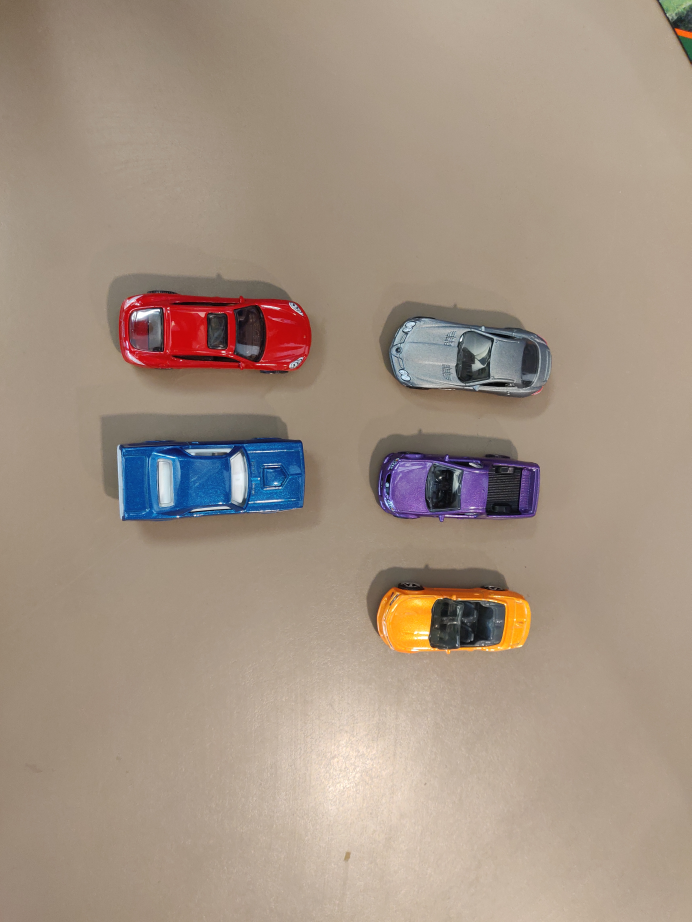
#> input picture toyCars2.jpg, 3456 x 4608 px (shown at 1/5 size)
$ python carDetection.py
#> lines starting #> are read from the running program, lines starting #| are printed output that depends on the picture; after the words box and inside, x2 and y2 are one past the last pixel; in counts of white or black regions, pixels touching at a corner belong together
import numpy as np
import cv2 as cv


car_cascade = cv.CascadeClassifier('cascade.xml')


img = cv.imread('toyCars2.jpg')
#> img is the input picture: shape (4608, 3456, 3); mean B, G, R 131.6, 146.5, 163.5
newImg = cv.resize(img, (480,640))
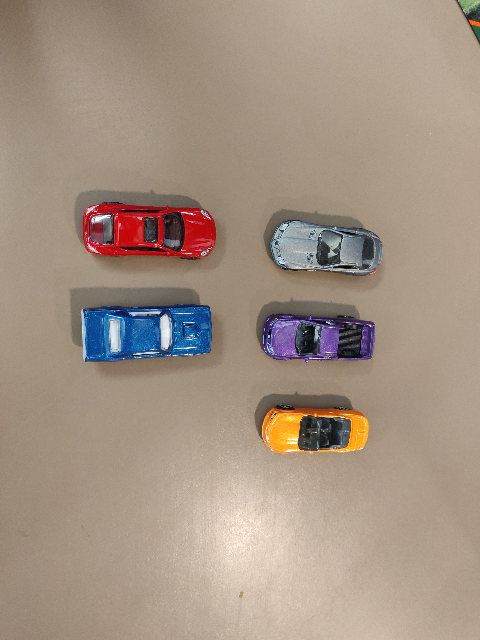
#> newImg: shape (640, 480, 3); mean B, G, R 131.5, 146.4, 163.4
#gray = cv.cvtColor(img, cv.COLOR_BGR2GRAY)
gray = cv.cvtColor(newImg, cv.COLOR_BGR2GRAY)
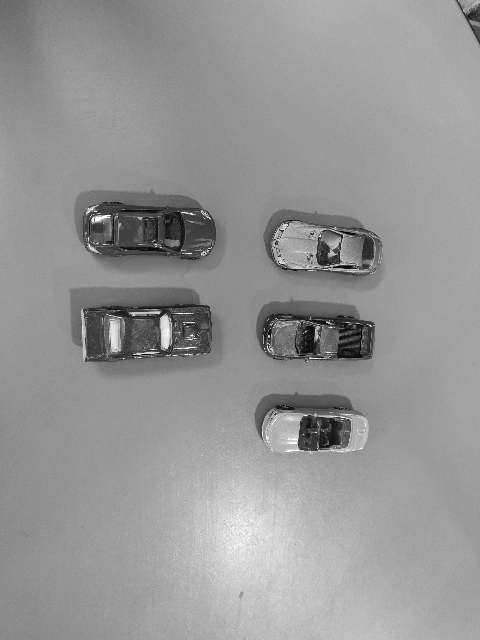
#> gray: shape (640, 480); min 0, max 255, mean 149.7

cars = car_cascade.detectMultiScale(gray, 1.01, 1)
#> cars = [[326, 308, 38, 38], [297, 170, 134, 134], [129, 147, 157, 157]]
for(x,y,w,h) in cars:
    #cv.rectangle(img,(x,y), (x+w, y+h), (255, 0, 0), 1)
	cv.rectangle(newImg,(x,y), (x+w, y+h), (255, 0, 0), 1)
#> this loop made 3 passes
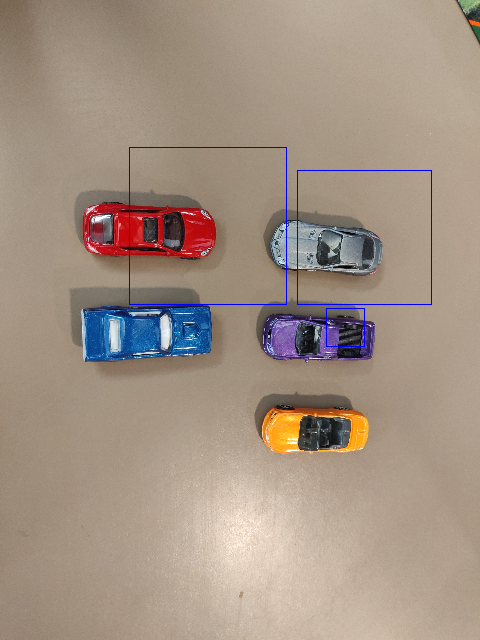
#> newImg: shape (640, 480, 3); 0.43% of pixels changed, all inside (x1, y1, x2, y2) = (129, 147, 432, 347)

#cv.imshow('img', img)
cv.imshow('img', newImg)
cv.waitKey(0)
cv.destroyAllWindows()
